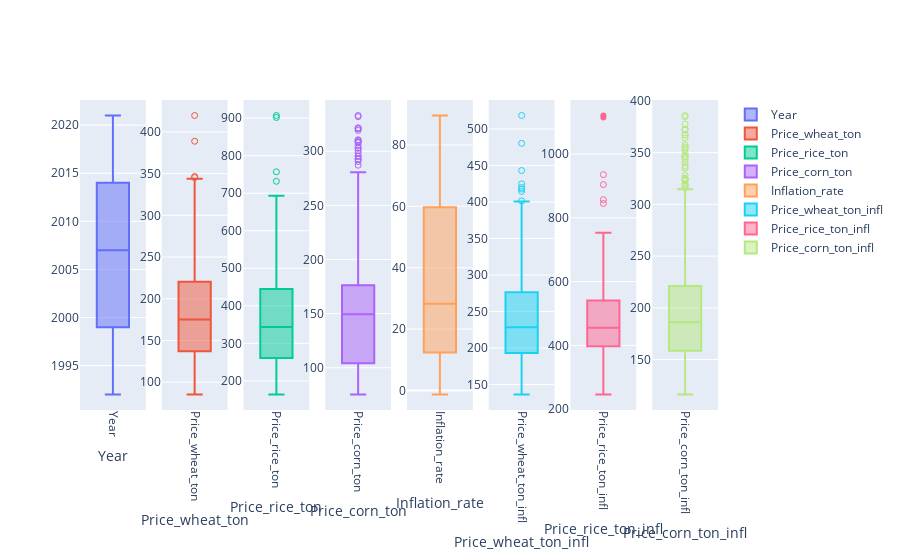

Here is the notebook cell this chart was saved with:
### Code cell
fig = make_subplots(rows=1, cols=8)

n = 1
for column in numerical_df.columns:
    fig.add_trace(go.Box(y=numerical_df[column], name=column, boxpoints='suspectedoutliers'), row = 1, col = n)
    n += 1

for i in range(1,9):
    fig.update_xaxes(title_text=numerical_df.columns[i-1], tickangle=90, row=1, col=i)

fig.show()

### Figure 1 — Plotly figure (JSON) as saved in the notebook; plotly's stock layout.template omitted (floating-point values rounded to 4 significant figures; data arrays with more than 128 entries replaced by an {"elided": "..."} marker saying what was removed)
{"data": [{"boxpoints": "suspectedoutliers", "name": "Year", "type": "box", "xaxis": "x", "y": {"elided": "359 int values"}, "yaxis": "y"}, {"boxpoints": "suspectedoutliers", "name": "Price_wheat_ton", "type": "box", "xaxis": "x2", "y": {"elided": "359 float values"}, "yaxis": "y2"}, {"boxpoints": "suspectedoutliers", "name": "Price_rice_ton", "type": "box", "xaxis": "x3", "y": {"elided": "359 float values"}, "yaxis": "y3"}, {"boxpoints": "suspectedoutliers", "name": "Price_corn_ton", "type": "box", "xaxis": "x4", "y": {"elided": "359 float values"}, "yaxis": "y4"}, {"boxpoints": "suspectedoutliers", "name": "Inflation_rate", "type": "box", "xaxis": "x5", "y": {"elided": "359 float values"}, "yaxis": "y5"}, {"boxpoints": "suspectedoutliers", "name": "Price_wheat_ton_infl", "type": "box", "xaxis": "x6", "y": {"elided": "359 float values"}, "yaxis": "y6"}, {"boxpoints": "suspectedoutliers", "name": "Price_rice_ton_infl", "type": "box", "xaxis": "x7", "y": {"elided": "359 float values"}, "yaxis": "y7"}, {"boxpoints": "suspectedoutliers", "name": "Price_corn_ton_infl", "type": "box", "xaxis": "x8", "y": {"elided": "359 float values"}, "yaxis": "y8"}], "layout": {"xaxis": {"anchor": "y", "domain": [0, 0.1031], "tickangle": 90, "title": {"text": "Year"}}, "xaxis2": {"anchor": "y2", "domain": [0.1281, 0.2312], "tickangle": 90, "title": {"text": "Price_wheat_ton"}}, "xaxis3": {"anchor": "y3", "domain": [0.2562, 0.3594], "tickangle": 90, "title": {"text": "Price_rice_ton"}}, "xaxis4": {"anchor": "y4", "domain": [0.3844, 0.4875], "tickangle": 90, "title": {"text": "Price_corn_ton"}}, "xaxis5": {"anchor": "y5", "domain": [0.5125, 0.6156], "tickangle": 90, "title": {"text": "Inflation_rate"}}, "xaxis6": {"anchor": "y6", "domain": [0.6406, 0.7438], "tickangle": 90, "title": {"text": "Price_wheat_ton_infl"}}, "xaxis7": {"anchor": "y7", "domain": [0.7688, 0.8719], "tickangle": 90, "title": {"text": "Price_rice_ton_infl"}}, "xaxis8": {"anchor": "y8", "domain": [0.8969, 1], "tickangle": 90, "title": {"text": "Price_corn_ton_infl"}}, "yaxis": {"anchor": "x", "domain": [0, 1]}, "yaxis2": {"anchor": "x2", "domain": [0, 1]}, "yaxis3": {"anchor": "x3", "domain": [0, 1]}, "yaxis4": {"anchor": "x4", "domain": [0, 1]}, "yaxis5": {"anchor": "x5", "domain": [0, 1]}, "yaxis6": {"anchor": "x6", "domain": [0, 1]}, "yaxis7": {"anchor": "x7", "domain": [0, 1]}, "yaxis8": {"anchor": "x8", "domain": [0, 1]}}}
